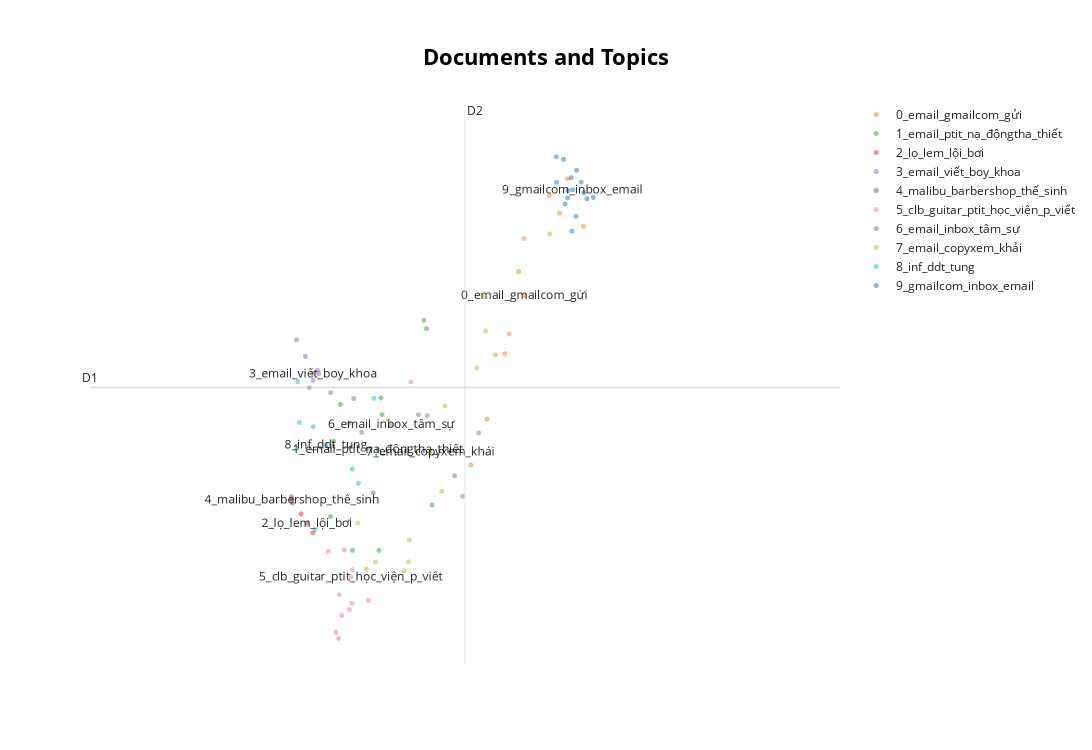

This figure's notebook cell:
### Code cell
topic_model.visualize_documents(docs)

### Figure 1 — Plotly figure (JSON) as saved in the notebook; plotly's stock layout.template omitted (floating-point values rounded to 4 significant figures)
{"data": [{"hoverinfo": "text", "hovertext": [null], "marker": {"color": "#CFD8DC", "opacity": 0.5, "size": 5}, "mode": "markers+text", "name": "other", "showlegend": false, "type": "scattergl", "x": [null], "y": [null]}, {"hoverinfo": "text", "hovertext": ["nhắn_nhủ đi cẩn_thận lắm ảnh inbox gửi hòm_thư email gmailcom", "thể_hiện kiểu anh_hùng bàn_phím chế_ ảnh inbox gửi hòm_thư email gmailcom", "nvs xử_lí ảnh inbox gửi hòm_thư email gmailcom", "đợt sửa mong cẩn_thận ảnh inbox gửi hòm_thư email gmailcom", "ngăn_cấm mong để_ý ảnh inbox gửi hòm_thư email gmailcom", "thân gửi t k clb trường ảnh inbox gửi hòm_thư email gmailcom", "chẳng sợ ảnh inbox gửi hòm_thư email gmailcom", "ảnh ktx k mong anh_chị thành toàn giúp ảnh inbox gửi hòm_thư email gmailcom", "tật giật_mình ảnh inbox gửi hòm_thư email gmailcom", "e nam ảnh inbox gửi hòm_thư email gmailcom", "btw chúc d kỳ_quân_sự thuận_lợi ảnh inbox gửi hòm_thư email gmailcom", null], "marker": {"opacity": 0.5, "size": 5}, "mode": "markers+text", "name": "0_email_gmailcom_gửi", "text": ["", "", "", "", "", "", "", "", "", "", "", "0_email_gmailcom_gửi"], "textfont": {"size": 12}, "type": "scattergl", "x": [36.22, 36.55, 37.38, 35.9, 36.11, 35.33, 37.94, 35.7, 37.57, 37.15, 36.43, 36.57], "y": [1.375, 2.371, 2.635, 1.157, 1.169, 0.007856, 2.498, 0.4875, 2.995, 2.817, 2.025, 1.776]}, {"hoverinfo": "text", "hovertext": ["hôm_qua anh_chị khoác vai bám cổ cầm hò_hét hêy hêy chào_tân đồng_hồ k anh_chị cầm nhầm giận_dỗi ảnh inbox gửi hòm_thư email gmailcom", null, "đại_học khép năng_nổ hoạt_động trường đh quậy đục nv đặt_chân trường nói_thẳng hơi ghét chút tham_gia clb ý_định hướng nội trường học_kì trường oke csvc giảng_viên nhiệt_tình thầy_cô khó_tính sinh_viên lắm ảnh inbox gửi hòm_thư email gmailcom", "mấy hôm_nay kiểu tra_tấn cảm_xúc buông_đc ko buông đc giúp vớiiii tttttt gửi offical since email gmailcom", "bắt_cóc mấy bé máy lọc khát trời đất máy_lọc trường biến ngườikhát trời toàn mua canteen máy độngtha_thiết nhà_trường chỗ cũít nhỉxem ảnh inbox gửi hòm_thư email gmailcom", "thư lớp kế_toán khóa d lắm rui ny học lớp tiếng_anh dám ngắm ảnh zalo_thui mãi facebook", "trưởng_thành nghĩa trải mối_tình it khóa l_ ừa_đả _o trắng_trợn cú sốc suy_nghĩ cuộc_sống đa_sắc chẳng màu hồng phốt_trai it it tốt_bụng giúp_đỡ this that lười_học thi_điểm thi_toeic trau_dồi kĩ_năng mềm sml nghĩa", "hẹn ptit_nạ", "kinh_nghiệm xn clb học_tập cx tâm_lý học ktmt nqs môn cố tp ổn_tí ôn_tủ xong phao chép lt đc chữxem chữ đấy đc thi nhấn_mạnh thành_viên clb học_tập ảnh inbox gửi hòm_thư email gmailcom", "tuyển admin fanpage đợt tuyển duy_nhất _link chẳng giề yêu sáng_tạo bắt trend_thích trùm trường chăm_xíu đừng lười v v hí hí", "chào xong viết hải_hậunam_định cx hải_hậu xong đăngg cx nhắn_tin hòi đầu cx ko cx tiếp_xúc đôi vỡi nữ t_d ko bạn_ý yêu bảo_thẳng tuần chia_tay t công_khai ny yêu dời đibạn thất_vọng cay_đắng tình_cảm yêu_thương ýtiền lương đi làm_bạn cx ý_cầm đi lm part time con_số cx hình_dung tiền chục nguoi ngunhưng cx hơi ngu yêu tin_tưởng bạn_ý trao đi yêu_thươngtrao tình_cảm t ảnh inbox gửi hòm_thư email gmailcom", "anh_hùng bớt mõm thể_hiện hành_động đi thâncòn hẹn nhỉà sợ anh_hùng mõm bận ảnh inbox gửi hòm_thư email gmailcom"], "marker": {"opacity": 0.5, "size": 5}, "mode": "markers+text", "name": "1_email_ptit_nạ_độngtha_thiết", "text": ["", "1_email_ptit_nạ_độngtha_thiết", "", "", "", "", "", "", "", "", "", ""], "textfont": {"size": 12}, "type": "scattergl", "x": [33.19, 33.17, 32.58, 33.24, 33.26, 33.06, 32.14, 34.23, 34.43, 32.07, 32.3, 34.3], "y": [-0.8827, 0.1704, -0.8819, 0.7078, 0.5342, -0.2806, 0.2579, 1.518, -0.4092, -0.5293, 0.6399, 1.43]}, {"hoverinfo": "text", "hovertext": ["giải bơi lội chính_thức khai_mạc", "lọ_lem đi trảy_hội đánh_rơi giày hust v", null], "marker": {"opacity": 0.5, "size": 5}, "mode": "markers+text", "name": "2_lọ_lem_lội_bơi", "text": ["", "", "2_lọ_lem_lội_bơi"], "textfont": {"size": 12}, "type": "scattergl", "x": [31.66, 31.39, 31.52], "y": [-0.6992, -0.5023, -0.6007]}, {"hoverinfo": "text", "hovertext": ["boy_khoa điện_tử viễn_thông đăng ứng_tuyển người_yêu em_gái khoa_kinh_tế giới_thiệu sơ_qua m lạnh_lùng cun ngầu đẹp_trai trắng_trẻo khoa điện tửviễn_thông điện yêu nghiện gái kinh_tế thả phẫnxem nộ chủ_động chiếm trái_tim ảnh inbox gửi hòm_thư email gmailcom", "hồi quen nữ vùng_đất hải_hậu nam_định hồi đấy khối b học lớp ban a lớp đấy bọn yêu hồi gửi t d lớp quản_trị đọc đc viết liên_lạc ảnh inbox gửi hòm_thư email gmailcom", "sinh_viên ấn_tượng gái sư_phạm người_yêu học sư_phạm ạ_mại zdo_mại zdo m đẹp_trai đọc viết đêm khuya ntn ảnh inbox gửi hòm_thư email gmailcom", "nhân_danh hội_trưởng hội_fa_viễn_thông kì học_bổng công_việc thu_nhập ổn_định nữ đọc tối sự_kiện cạnh máy mìnhxem lun chờ nhaa ảnh inbox gửi hòm_thư email gmailcom", "gái học ngành kĩ_thuật … to lớp vật_lý_mong kì_học to đuoc hoc cung lớp tín ảnh inbox gửi hòm_thư email gmailcom", null], "marker": {"opacity": 0.5, "size": 5}, "mode": "markers+text", "name": "3_email_viết_boy_khoa", "text": ["", "", "", "", "", "3_email_viết_boy_khoa"], "textfont": {"size": 12}, "type": "scattergl", "x": [31.77, 31.58, 31.8, 31.67, 31.49, 31.66], "y": [0.9956, 0.8145, 0.9591, 0.8908, 1.141, 0.9602]}, {"hoverinfo": "text", "hovertext": ["công_tác malibu", "thời thế_sinh barbershop malibu", null], "marker": {"opacity": 0.5, "size": 5}, "mode": "markers+text", "name": "4_malibu_barbershop_thế_sinh", "text": ["", "", "4_malibu_barbershop_thế_sinh"], "textfont": {"size": 12}, "type": "scattergl", "x": [31.19, 31.16, 31.18], "y": [-0.388, -0.3229, -0.3555]}, {"hoverinfo": "text", "hovertext": ["vừa_mới_đây thông_tin chi khoản tiền trị_giá củ iig viết tài_khoản toeic olpc module module đ tài_khoản học chương_trình tiếng_anh trường khoản đóng học_liệu vô_cùng đi_đôi chất_lượng đa_phần sinh_viên giảng_dạy xứng_đáng tiền chương_trình trường áp_dụng bọn học suốt học_sinh cảm_tưởng học tiếng_anh tiếng_anh chuyên_ngành nửa chữ chẳng thầy_cô chương_trình tiếng trường chương_trình giao_tiếp chúng_em chương_trình tiếng_anh chuyên_ngành trường phương_án nhu_cầu học tiếng_anh chuyên_ngành học tiếng_anh chuyên_ngành học_tập chăm_chỉ kết_hợp tiếng giao_tiếp giảng_dạy thú_vị học tiếng_anh giao_tiếp dạy thầy_cô hề hấp_dẫn ảnh inbox gửi hòm_thư email gmailcom", "quà tặng miễn_phí tặng sinh_viên mắt kính_cận free độ kính mắt anna _nguyễn_trãi", "học_viện p viết đặc_điểm khác_biệt học_viện_p trường đại_học sĩ_tử nhầm_tưởng bút viết nguyện_vọng ngỡ học_viện_p chương_trình đào_tạo tín ’ ’ trường đại_học việt_nam chấp_nhận chứng_chỉ ngôn_ngữ tương_đương tiếng học_viện chấp_nhận tiếng học thông_báo ngôn_ngữ trung_nhật thay dạy tiếng học_viện mục_đích giao_tiếp tiếng_anh chuyên_ngành khối kinh_tế công_nghệ tiếng_anh giao_tiếp học ngôn_ngữ chuyên_ngành tài_liệu đội cờ đỏ học_viện_p học_sinh lạ quen nhiệm_vụ đội đỏ học_sinh khiếp_sợ sinh_viên học_viện_p học_viện cổ làng học viện_vn chê_trường p ảnh inbox gửi hòm_thư email gmailcom", "góc tin_tức d _laodongvn ngành thí_sinh học_viện_công_nghệ_bưu_chính_viễn_thông công_nghệ_thông_tin an_toàn thông_tin khoa_học máy_tính ngành lai_ghép công_nghệ thương_mại_điện_tử công_nghệ tài_chính", "lập team start up xiên bẩn mỹ_đình kiếm tí tiền học nhểy", "stress ôn_thi vất_vả liều drama giải_trí chính_xác sáng_lập guitar_ptit trịnh_vương cố_tình ăn_cắp tổ_chức nói_dối trắng_trợn ra_đời gpc nói_chuyện chào phạm_tiến thành – thành_viên ban chủ_nhiệm đại_diện truyền_thông clb guitar học_viện công_nghệ bưu_chính viễn_thông ptit_guitar_club pgc hôm_nay gửi sinh_viên thầy_cô clb học_viện câu_chuyện nhức_nhối bọn học_viện công_nghệ bưu_chính viễn_thông clb guitar guitar club _pgc hoạt_động tôn âm_nhạc tình_bạn pgc dạy nhạc_lý guitar miễn_phí sinh_viên đội guitar_ptit fanpage clb_guitar_ptit tự_phát thành_lập thông_tin page clb_guitar_ptit đội guitar_ptit_club viết tắt gpc trịnh_vương – sáng_lập gpc inbox page ptit_guitar club _pgc gia_nhập sáng_lập gpc vương clb nội_bộ sinh_hoạt tức_là vương ý_thức clb pgc tồn_tại hoạt_động vương quyết_định nhầm_lẫn guitar_ptit chất_vấn cố_tình clb vương nói_dối trắng_trợn tồn_tại ptit_guitar_club chi_tiết theo_dõi ảnh chụp nhắn nội_dung trao_đổi file ghi_âm câu nói_dối trắng_trợn vương phút đọc đa_phần câu_chuyện ăn_cắp sự_kiện sinh_nhật clb guitar club pgc_ clb guitar gpc mời tham_dự ban tổ_chức gọi guitar club _pgc chụp ảnh lưu_niệm clb ban tổ_chức hộp rỗng đại_diện pgc cầm chụp ảnh trao quà lưu_niệm tượng_trưng hôm clb guitar gpc trịnh_vương nhắn_tin guitar club _pgc _gỡ truyền_thông chúc_mừng sinh_nhật clb kia hộp đại_diện pgc cầm chụp ảnh tượng_trưng trịnh_vương_gpc nắm_bắt pgc rà_soát thông_tin nội_bộ trao_đổi gpc đi thống_nhất hề món quà gpc pgc cầm nhầm hộp tượng_trưng_ban tổ_chức chụp ảnh clb đề_nghị gỡ gpc căn_cứ thông_tin trao_đổi trịnh_vương file ghi_âm link ban tổ_chức sự_kiện lên_tiếng xin_lỗi nhầm_lẫn kết_thúc nguyên_nhân xảy nhầm_lẫn nằm nhầm_lẫn nhầm_lẫn nguy_cơ tái_diễn biện_pháp clb cố_gắng trao_đổi nội_bộ hợp_tác vương ban chủ_nhiệm pgc quyết_định công_khai fanpage nội_bộ gpc đại_diện trần_hạnh xác_nhận trịnh_vương câu tồn_tại clb pgc chấp_nhận lỗi sai vương ảnh chi_tiết toàn_bộ câu_chuyện xác_nhận trần_hạnh bằng_chứng xác_thực hy_vọng đầy_đủ đúng_đắn khách_quan công_tâm ảnh inbox gửi hòm_thư email gmailcom", "thông_báo đơn đăng_ký thi lái_xe sinh_viên thông_tin chi_tiết đăng_ký ad cmt", "ad info đầu trọc vibes streatwear tshirt quần_cargo đeo kính sinh_học khoa đa phương_tiện hình_như tào_phớ ngõ ao_sen hihi thanks ad ảnh inbox gửi hòm_thư email gmailcom", "top giảng_viên yêu nghề trường p top ngân_digan giảng_viên khoa_đa_phương_tiện nghề_giáo học_trò iu_thương hạnh_phúc đời rùiii clip lun", "gửi nam tốt_bụng chào_admin đọc ạ_tớ sinh_viên trường hàng_xóm hanu_tớ câu_chuyện yêu nam hôm chủ_nhật đi chuyến xe bus e chung_cư_kim_văn_kim_lũ thời_tiết nóng_độ hà_nội cộng ánh nắng chói_chang chiếu thẳng mặt con_người ta bừng tỉnh học xe đọc gửi inf_tớ đãi chầu đặc_sản hanu_nhá vv ảnh inbox gửi hòm_thư email gmailcom", "lạ thầy_cô thắt chặt kiểm_tra đạo kiểm_tra sinh_viên để_ý h m đấy kỳ đạo thuê hộ chót_vót bọn tốt_điểm bọn vẵn thoải_mái đấy xứng chất_xám bọn vụ lùm_xùm khoa khoa đăng nổi_bật sinh_viên page khoa xong hóa sinh_viên ăn_cắp tác_giả hẳn page phản_ánh tưởng thầy_cô khoa thắt chặt kiểm_tra thuê nộp khoa sáng_tạo đổi p s h quan_hệ lớp tiện têm sợ hẹn cổng trường mong thầy_cô khoa thắt chặt việc_làm sinh_viên khoa ảnh inbox gửi hòm_thư email gmailcom", null], "marker": {"opacity": 0.5, "size": 5}, "mode": "markers+text", "name": "5_clb_guitar_ptit_học_viện_p_viết", "text": ["", "", "", "", "", "", "", "", "", "", "", "5_clb_guitar_ptit_học_viện_p_viết"], "textfont": {"size": 12}, "type": "scattergl", "x": [32.33, 32.26, 32.57, 32.51, 32.01, 32.27, 32.95, 33.93, 32.2, 32.38, 32.58, 32.54], "y": [-1.561, -1.8, -1.434, -1.501, -0.8913, -1.343, -1.404, 0.8742, -1.739, -0.8764, -1.083, -1.16]}, {"hoverinfo": "text", "hovertext": ["nahhh mong chữ f tình ta mùa thu ảnh inbox gửi hòm_thư email gmailcom", "bảo l ơii quên t tự_tin t nói_chuyện t ko nhắn mess viết gửi nữ chia_tay người_yêu bình_tĩnh thoy_nạ yêu_thương thooii mong ad duyệt uhu e_thương lắm ảnh inbox gửi hòm_thư email gmailcom", "mọi_người_kì thị_wibu nữ ảnh inbox gửi hòm_thư email gmailcom", "tối rảnh rảnh cầu đi học viện_an ninh_thể_nào chẳng vợt đứa mấy v tối e_tínheen hơi e_ngại ảnh inbox gửi hòm_thư email gmailcom", "gửi nữ niềng a_cute nhạt_nhẽo nhút_nhát chân một_mình mãi duyên vô_tình sảnh_a bộ_dạng vội_vã đi muộn đi dũng_cảm đi bắt_chuyện viết bớt khó_chịu tâm_sự mong đọc accept dũng_cảm kết_bạn facebook p s lời_lẽ hơi lủng_củng mong người_yêu ảnh inbox gửi hòm_thư email gmailcom", "ế đi đi v hí hí ảnh inbox gửi hòm_thư email gmailcom", "chẳng cung_hoàng_đạo cung_ma_kết_tớ đọc có_lẽ hợp mùa đông trường tò_mò giọng đứng cảm_giác ảnh inbox gửi hòm_thư email gmailcom", "hôm k nói_chuyện ấn_tượng hiểu_biết tư_duy suy_nghĩ k trưởng_thành chín chắn tầm nhìn_xa hề giới_hạn phạm_vi ảnh inbox gửi hòm_thư email gmailcom", "đồn trapboy kia duyên mấy trapboy đầu bỡ_ngỡ mấy tỉnh_táo mong lắm yêu_thương đơn_giản viết một_chút tâm_sự _ btw_chúc đọc tình_yêu đẹp mùa noel nha ảnh inbox gửi hòm_thư email gmailcom", "chả thắc_mắc thầy_cô page trường phòng giáo_vụ yêu khoe ảnh inbox gửi hòm_thư email gmailcom", "tình_hình dạo càng_ngày_càng thu_hút mấy trai it ume lối_thoát huhu mong_mỏi it kết_bạn làm_quen ad_iu iu ảnh inbox gửi hòm_thư email gmailcom", null], "marker": {"opacity": 0.5, "size": 5}, "mode": "markers+text", "name": "6_email_inbox_tâm_sự", "text": ["", "", "", "", "", "", "", "", "", "", "", "6_email_inbox_tâm_sự"], "textfont": {"size": 12}, "type": "scattergl", "x": [35.51, 32.07, 31.28, 33.0, 32.61, 34.31, 32.8, 34.95, 32.5, 35.14, 34.11, 33.48], "y": [0.3438, 0.763, 1.315, 0.1811, 0.7017, 0.524, 0.3488, -0.1038, 0.4459, -0.3169, 0.5326, 0.4305]}, {"hoverinfo": "text", "hovertext": ["hôm sự_kiện tư_vấn bách_khoa chỗ dàn tnv_cực năng_lượng tận_tình khuyên tư_vấn ae in thả nhẹ đi đi stalk ảnh inbox gửi hòm_thư email gmailcom", "chào sinh_viên hạn ktx cô_chú ép nộp tiền kỳ trang khải gọi ép nôp tiền mặc_dù b thủ_tục hợp_đồng sv phòng nộp tiền khải bắt đóng kỳ thanks ad ảnh inbox gửi hòm_thư email gmailcom", "xa_hà_đông học trọ vất bố_mẹ k thi xong thpt mong_muốn anh_chị mong hậu_bối ac ảnh inbox gửi hòm_thư email gmailcom", "thi_xstk phòng a h thi xong chả nhập quên máy_tính dãy bàn nhặt ảnh inbox gửi hòm_thư email gmailcom", "chả giàu bố đi lexus_đời mò_mỹ beef steak học kiểu táo_rào cây_sung hả mãi iu ảnh inbox gửi hòm_thư email gmailcom", "mấy đi thang_máy tầng g ý_thức chán đấy gửi offical since email gmailcom", "mong nhà_trường lắng_nghe ý_kiến sinh_viên chúng_em tự_hào sinh_viên ảnh inbox gửi hòm_thư email gmailcom", "học thúc_đẩy đi tìm_kiếm kinh_tế tìm_kiếm công_việc ảnh inbox gửi hòm_thư email gmailcom", "chúc d sức khỏe malibu đi_về mong ảnh inbox gửi hòm_thư email gmailcom", "sinh_viên học_viện xa_ptit tham_vọng đánh_bắt bờ mê anh_trai mong_muốn làm_quen đi tham_quan trường mệnh_danh học_viện hoàng_gia ảnh inbox gửi hòm_thư email gmailcom", "đc thư_viện đèn_tắt _ gửi offical since email gmailcom", "kiểu clb thi up tài_liệu clb clb xem_xét định_hướng hoạt_động clb dùm đi huhu t _t đi copyxem concept truyền_thông clb èo xáu ảnh inbox gửi hòm_thư email gmailcom", "anh_chị thông_báo đỗ ngành báo_chí lắm tín học kiểu học chuyên_môn mấy anh_chị thân_iu zui_tính nhá hàng review_chút k ảnh inbox gửi hòm_thư email gmailcom", null], "marker": {"opacity": 0.5, "size": 5}, "mode": "markers+text", "name": "7_email_copyxem_khải", "text": ["", "", "", "", "", "", "", "", "", "", "", "", "", "7_email_copyxem_khải"], "textfont": {"size": 12}, "type": "scattergl", "x": [35.67, 32.9, 33.9, 35.65, 32.7, 33.41, 33.78, 37.16, 34.73, 33.88, 35.46, 34.65, 33.11, 34.39], "y": [1.407, -1.077, -0.7742, 1.766, -0.5974, 0.479, -1.095, 2.418, 0.6233, -1.0, 1.021, -0.2646, -1.003, 0.1464]}, {"hoverinfo": "text", "hovertext": ["phô_trương tổ_chức đà_lạt người_thân_thiết đông ghé đà_lạt tiệc cưới nho_nhỏ ghi chữ đám_cưới thằng nhóc tiệc ảnh inbox gửi hòm_thư email gmailcom", "chẳng_là tối chủ_nhật nữ iu sk sự_kiện it fest fpt_softwarexem mặc_dù quẩy tối tự_nhiên hướng nội_ngang dám inf", "góc trái tm đi lạc chào ptiters gơn aof tối hôm chào_tân the railway aof chụp mấy ảnh x đợi dj nhạc mong up mấy ảnh kỷ_niệm hôm nữ tham_gia sự_kiện itfest hola cute kịp in đi nhỏ_nhắn mặc áo trắng cầm ô đứng lệch trái hướng sân_khấu quan_sát samsung", "nhân_danh học_viện_hoàng_gia buộc dần tín may_mắn đẻ", "nữ giẫm giày hôm chào_tân tiết_mục erik mặc áo đen quần_ngắn tóc nâu nhẹ đeo kính da trắng m viết tín_hiệu còm men in bóc cảm_mơnn ảnh inbox gửi hòm_thư email gmailcom", "gọi hội anti_hv công_nghệ bưu_điện · phóng_viên page tiểu_vương_quốc hà đông chính_thức bay màu cmt page đi", "nam_dcn ddt lớp xx giấu học nói_chuyện đi bé mồm to sợ xung_quanh hả lỡ lén tò_mò đoạn mấy clip nyc j thờ j coi conxem gái ta parttime fulltime trường_ptit học_phí nhà_vệ_sinh vòi xịt giấy vệ_sinh xà_phòng rửa chúng_em đồ_dùng vệ_sinh hiển_nhiên trang_bị vòi_xịt giấy vệ_sinh gửi offical since email gmailcom", "nghề đồng_chí nông_nổi mong đồng_chí hoàn_lương mong page bớt flop chửi thuê · xét_xử admin ufh tung bịa_đặt vụ chiến_sĩ quân_khu hd sinh_viên nữ trường hulfit", null], "marker": {"opacity": 0.5, "size": 5}, "mode": "markers+text", "name": "8_inf_ddt_tung", "text": ["", "", "", "", "", "", "", "", "8_inf_ddt_tung"], "textfont": {"size": 12}, "type": "scattergl", "x": [32.58, 31.29, 31.35, 32.72, 31.31, 31.72, 33.07, 31.67, 31.96], "y": [-0.03318, 0.183, 0.4521, -0.1823, 0.878, -0.6638, 0.7046, 0.4075, 0.2182]}, {"hoverinfo": "text", "hovertext": ["ảnh inbox gửi hòm_thư email gmailcom", "ảnh inbox gửi hòm_thư email gmailcom", "ảnh inbox gửi hòm_thư email gmailcom", "ảnh inbox gửi hòm_thư email gmailcom", "ảnh inbox gửi hòm_thư email gmailcom", "ảnh inbox gửi hòm_thư email gmailcom", "ảnh inbox gửi hòm_thư email gmailcom", "ảnh inbox gửi hòm_thư email gmailcom", "ảnh inbox gửi hòm_thư email gmailcom", "ảnh inbox gửi hòm_thư email gmailcom", "cảm_ơnnn ảnh inbox gửi hòm_thư email gmailcom", "ảnh inbox gửi hòm_thư email gmailcom", "ảnh inbox gửi hòm_thư email gmailcom", "ảnh inbox gửi hòm_thư email gmailcom", null], "marker": {"opacity": 0.5, "size": 5}, "mode": "markers+text", "name": "9_gmailcom_inbox_email", "text": ["", "", "", "", "", "", "", "", "", "", "", "", "", "", "9_gmailcom_inbox_email"], "textfont": {"size": 12}, "type": "scattergl", "x": [38.02, 37.31, 37.48, 37.51, 37.78, 37.67, 37.57, 37.89, 37.65, 37.58, 37.31, 37.77, 38.17, 37.95, 37.69], "y": [2.786, 2.957, 3.198, 2.732, 3.083, 2.448, 2.794, 2.958, 3.005, 2.871, 3.223, 2.602, 2.799, 2.847, 2.879]}], "layout": {"annotations": [{"showarrow": false, "text": "D1", "x": 26.49, "y": 0.8181, "yshift": 10}, {"showarrow": false, "text": "D2", "x": 35.19, "xshift": 10, "y": 3.706}], "height": 750, "shapes": [{"line": {"color": "#CFD8DC", "width": 2}, "type": "line", "x0": 35.19, "x1": 35.19, "y0": -2.07, "y1": 3.706}, {"line": {"color": "#9E9E9E", "width": 2}, "type": "line", "x0": 26.49, "x1": 43.89, "y0": 0.8181, "y1": 0.8181}], "title": {"font": {"color": "Black", "size": 22}, "text": "<b>Documents and Topics</b>", "x": 0.5, "xanchor": "center", "yanchor": "top"}, "width": 1200, "xaxis": {"visible": false}, "yaxis": {"visible": false}}}
